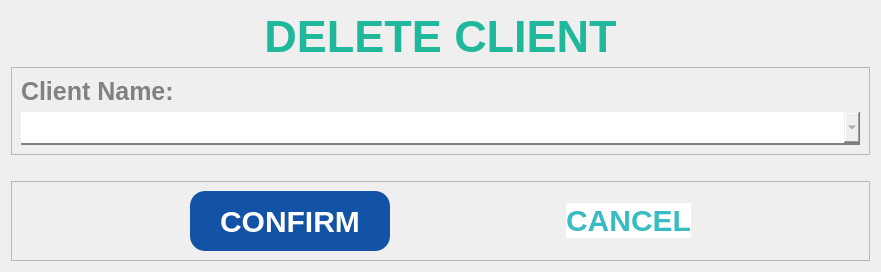
     <widget class="QWidget" name="page_17">
      <layout class="QVBoxLayout" name="verticalLayout_28">
       <item>
        <widget class="QLabel" name="label_45">
         <property name="minimumSize">
          <size>
           <width>0</width>
           <height>50</height>
          </size>
         </property>
         <property name="maximumSize">
          <size>
           <width>16777215</width>
           <height>50</height>
          </size>
         </property>
         <property name="styleSheet">
          <string notr="true">font-family: Segoe UI;
font-weight: bold;
color: #1FB89B;
font-size: 45px;
border-color: white;</string>
         </property>
         <property name="text">
          <string>DELETE CLIENT</string>
         </property>
         <property name="alignment">
          <set>Qt::AlignCenter</set>
         </property>
        </widget>
       </item>
       <item>
        <widget class="QFrame" name="frame_45">
         <property name="frameShape">
          <enum>QFrame::StyledPanel</enum>
         </property>
         <property name="frameShadow">
          <enum>QFrame::Raised</enum>
         </property>
         <layout class="QVBoxLayout" name="verticalLayout_27">
          <item>
           <widget class="QLabel" name="label_46">
            <property name="maximumSize">
             <size>
              <width>16777215</width>
              <height>50</height>
             </size>
            </property>
            <property name="styleSheet">
             <string notr="true">font-family: Segoe UI;
				font-weight: bold;
				color: #818181;
				font-size: 25px;

border-radius: 0px;
border-color: white;
border-width: 0px;</string>
            </property>
            <property name="text">
             <string>Client Name:</string>
            </property>
           </widget>
          </item>
          <item>
           <widget class="QComboBox" name="choose_delete_clientBox">
            <property name="cursor">
             <cursorShape>PointingHandCursor</cursorShape>
            </property>
            <property name="styleSheet">
             <string notr="true">QComboBox {
				font-family: Segoe UI;
				font-weight: bold;
				color: #818181;
				font-size: 25px;
                border: none;
                border-bottom: 2px solid #818181;
            }

QComboBox::hover{
color: #565656;
border-bottom: 2px solid #565656;
}

</string>
            </property>
           </widget>
          </item>
         </layout>
        </widget>
       </item>
       <item>
        <spacer name="horizontalSpacer_45">
         <property name="orientation">
          <enum>Qt::Horizontal</enum>
         </property>
         <property name="sizeHint" stdset="0">
          <size>
           <width>859</width>
           <height>20</height>
          </size>
         </property>
        </spacer>
       </item>
       <item>
        <widget class="QFrame" name="frame_46">
         <property name="maximumSize">
          <size>
           <width>16777215</width>
           <height>100</height>
          </size>
         </property>
         <property name="frameShape">
          <enum>QFrame::StyledPanel</enum>
         </property>
         <property name="frameShadow">
          <enum>QFrame::Raised</enum>
         </property>
         <layout class="QHBoxLayout" name="horizontalLayout_29">
          <item>
           <spacer name="horizontalSpacer_46">
            <property name="orientation">
             <enum>Qt::Horizontal</enum>
            </property>
            <property name="sizeHint" stdset="0">
             <size>
              <width>40</width>
              <height>20</height>
             </size>
            </property>
           </spacer>
          </item>
          <item>
           <widget class="QPushButton" name="delete_client_confirm_btn">
            <property name="minimumSize">
             <size>
              <width>200</width>
              <height>60</height>
             </size>
            </property>
            <property name="cursor">
             <cursorShape>PointingHandCursor</cursorShape>
            </property>
            <property name="styleSheet">
             <string notr="true">QPushButton{
background-color: #1353A5;
color: white;
font-family: Segoe UI;
font-weight: bold;
font-size: 30px;
border-radius: 15px;
}

QPushButton::hover{
text-decoration: underline;
background-color: #0B3163;
}</string>
            </property>
            <property name="text">
             <string>CONFIRM</string>
            </property>
           </widget>
          </item>
          <item>
           <spacer name="horizontalSpacer_47">
            <property name="orientation">
             <enum>Qt::Horizontal</enum>
            </property>
            <property name="sizeHint" stdset="0">
             <size>
              <width>40</width>
              <height>20</height>
             </size>
            </property>
           </spacer>
          </item>
          <item>
           <widget class="QPushButton" name="delete_client_cancel_btn">
            <property name="cursor">
             <cursorShape>PointingHandCursor</cursorShape>
            </property>
            <property name="styleSheet">
             <string notr="true">QPushButton{
background-color: white;
color: #38BCC2;
font-family: Segoe UI;
font-weight: bold;
font-size: 30px;
border-style: none;
}

QPushButton::hover{
text-decoration: underline;
color: #217074;
}</string>
            </property>
            <property name="text">
             <string>CANCEL</string>
            </property>
           </widget>
          </item>
          <item>
           <spacer name="horizontalSpacer_48">
            <property name="orientation">
             <enum>Qt::Horizontal</enum>
            </property>
            <property name="sizeHint" stdset="0">
             <size>
              <width>40</width>
              <height>20</height>
             </size>
            </property>
           </spacer>
          </item>
         </layout>
        </widget>
       </item>
      </layout>
     </widget>
